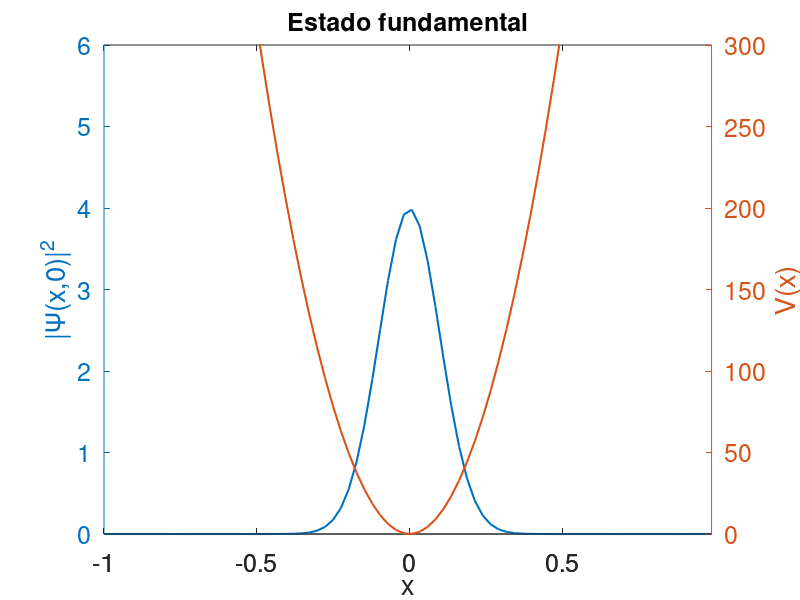
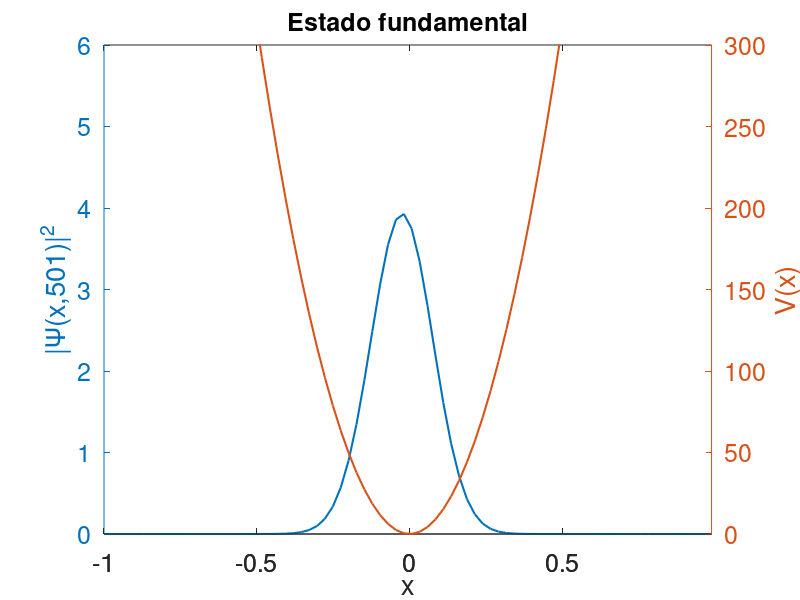
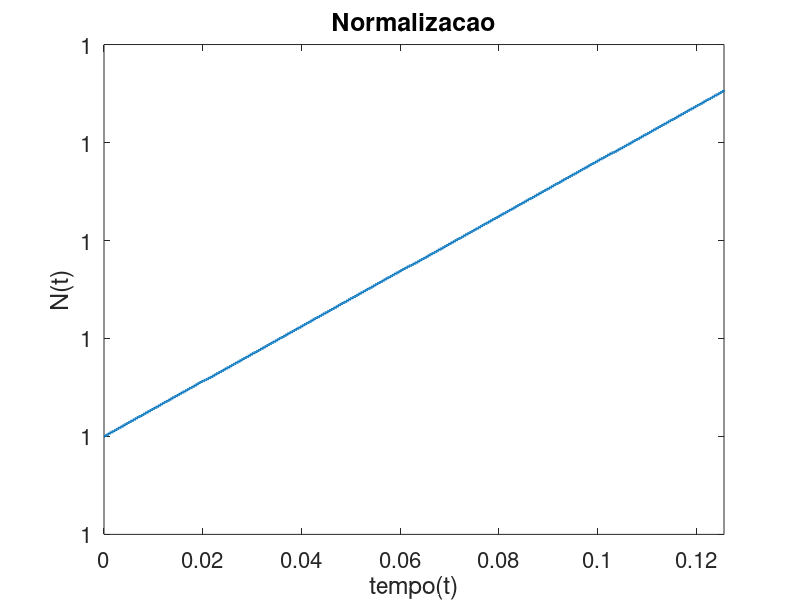
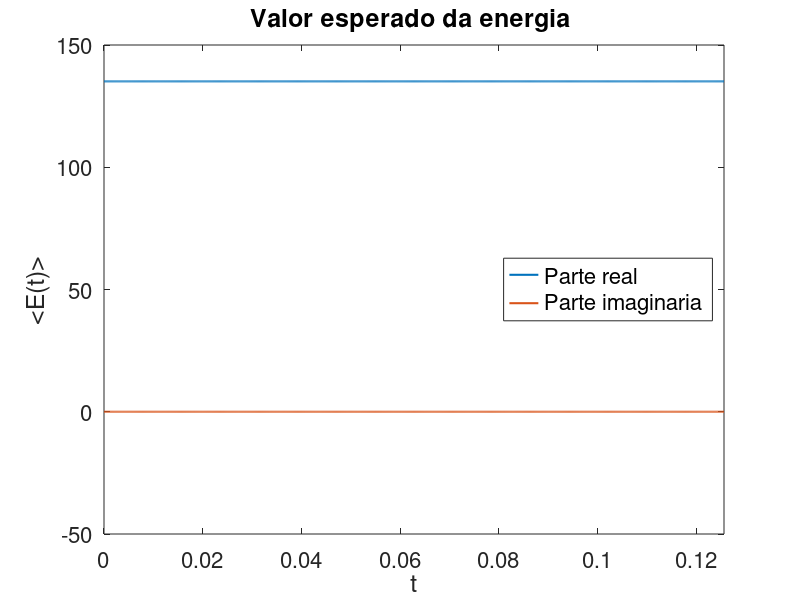

Write MATLAB code to recreate these figures, in order. (Note: a time limit stopped this script after it produced the figures.)
##############################################################
# Calcular a evolucao temporal do estado quantico Psi(x,t)
# sujeito a um potencial de oscilador harmonico unidimensional
##############################################################

clear;

function result = psi_n(n,m,w,h,x)
  
  % Solucoes psi_n(x) para a equacao de Schrodinger
  % independente do tempo em termos dos polinomios de Hermite

  cte = m*w/h;
  if n == 0
    result = (cte/pi)^(1/4)*exp(-(cte*(x).^2)/2); 
  elseif n == 1
    result = (cte/pi)^(1/4)*sqrt(2*cte)*x.*exp(-(cte*x.^2)/2); 
  else
    result = (cte/(4*pi))^(1/4)*(2*cte*x.^2-1).*exp(-(cte*x.^2)/2);
  endif
  
endfunction

function res = integracao_13simpson(f,dx,t,inicio,fim)
  
  % Integracao numerica pela regra 1/3 de simpson
  
  soma = f(inicio,t) + f(fim,t);
  for ii = inicio+1:fim-1
    if mod(ii,2) == 0 # Caso ii par
      soma = soma + 4*f(ii,t);
    else # Caso ii impar
      soma = soma + 2*f(ii,t);
    endif
  endfor
  res = (dx/3)*soma;
  
endfunction

## Definicoes iniciais
w = 50;              # Frequencia de oscilacao
T = 2*pi/w;          # Periodo
dt = 1e-4;           # Passo temporal
t = 0:dt:T;          # Vetor tempo
Nt = length(t);      # Numero de elementos do tempo
r = 0.075;           # Constante r
dx = sqrt(dt/(2*r)); # Passo da posicao
x = -1:dx:1;         # Vetor posicao
Nx = length(x);      # Numero de elementos da posicao
m = 1;               # Massa da particula
h = 1;               # Constante de Planck
k0 = 15;             # Numero de onda
Est = 0;             # Estado de Psi_n
onda_plana = true;   # Define se adiciona onda plana na condicao inicial

## Definicao da funcao de onda Psi(x,t)
Psi = zeros(Nx,Nt);
V = (m/2)*w^2*x.^2; # Potencial do oscilador harmonico
gradV = m*w^2*x;    # Gradiente do potencial

## Condicao inicial e de contorno
if onda_plana == false # Estado estacionario
  Psi(:,1) = psi_n(Est,m,w,h,x);
else # Adiciona onda plana no estado estacionario
  Psi(:,1) = psi_n(Est,m,w,h,x).*exp(i*k0*x);
endif
Psi(1,1) = Psi(Nx,1) = 0; # Condicao de contorno

## Partes real e imaginaria da funcao de onda
RePsi = real(Psi);               # Separar parte real de Psi
ImPsi = imag(Psi);               # Separar parte imaginaria de Psi
RePsi_12 = ImPsi_12 = zeros(Nx); # Definir vetores coluna para meio passo

## Calcular RePsi e ImPsi
for n = 1:Nt-1
  for ix = 2:Nx-1
    
    ## Calcular k1s
    k1R = -r*(ImPsi(ix+1,n)-2*ImPsi(ix,n)+ImPsi(ix-1,n))+V(ix)*ImPsi(ix,n)*dt;
    k1I = r*(RePsi(ix+1,n)-2*RePsi(ix,n)+RePsi(ix-1,n))-V(ix)*RePsi(ix,n)*dt;
    
    ## Atualizar meio passo
    RePsi_12(ix) = RePsi(ix,n) + k1R/2;
    ImPsi_12(ix) = ImPsi(ix,n) + k1I/2;
    
  endfor
  
  for ix = 2:Nx-1
    
    ## Calcular k2s
    k2R = -r*(ImPsi_12(ix+1)-2*ImPsi_12(ix)+ImPsi_12(ix-1))+V(ix)*ImPsi_12(ix)*dt;
    k2I = r*(RePsi_12(ix+1)-2*RePsi_12(ix)+RePsi_12(ix-1))-V(ix)*RePsi_12(ix)*dt;

    ## Atualizar passo
    RePsi(ix,n+1) = RePsi(ix,n) + k2R;
    ImPsi(ix,n+1) = ImPsi(ix,n) + k2I;
    
  endfor
endfor

## Redefinir funcao de onda complexa
Psi = complex(RePsi,ImPsi);
Psi2 = abs(Psi).^2; # |Psi|^2

## Calcular H*Psi e dPsi/dx
HRe = HIm = zeros(Nx,Nt);
dxPsi = zeros(Nx,Nt);
for n = 1:Nt
  for ix = 2:Nx-1
    HRe(ix,n) = -0.5*(RePsi(ix+1,n)-2*RePsi(ix,n)+RePsi(ix-1,n))/(dx^2) + V(ix)*RePsi(ix,n);
    HIm(ix,n) = -0.5*(ImPsi(ix+1,n)-2*ImPsi(ix,n)+ImPsi(ix-1,n))/(dx^2) + V(ix)*ImPsi(ix,n);
    dxPsi(ix,n) = (Psi(ix+1,n)-Psi(ix-1,n))/(2*dx);
  endfor
endfor
HPsi = complex(HRe,HIm);

## Calculo das integrais
CPsi_H_Psi = zeros(1,Nt);     # ConjPsi*H*Psi
CPsi_x_Psi = zeros(1,Nt);     # ConjPsi*x'*Psi
CPsi_p_Psi = zeros(1,Nt);     # ConjPsi*p*Psi
CPsi_gradV_Psi = zeros(1,Nt); # ConjPsi*V*Psi
N_t = zeros(1,Nt);            # Normalizacao
for it = 1:Nt
  CPsi_H_Psi(it) = integracao_13simpson(conj(Psi).*HPsi,dx,it,1,Nx);
  CPsi_x_Psi(it) = integracao_13simpson(conj(Psi).*x'.*Psi,dx,it,1,Nx);
  CPsi_p_Psi(it) = integracao_13simpson(conj(Psi)*(h/i).*dxPsi,dx,it,1,Nx);
  CPsi_gradV_Psi(it) = integracao_13simpson(conj(Psi).*gradV'.*Psi,dx,it,1,Nx);
  N_t(it) = integracao_13simpson(Psi2,dx,it,1,Nx);
endfor

## Calculo dos valores esperados
expv_E = CPsi_H_Psi./N_t;         # Valor esperado da energia
expv_x = CPsi_x_Psi./N_t;         # Valor esperado da posicao
expv_p = CPsi_p_Psi./N_t;         # Valor esperado do momento
expv_gradV = CPsi_gradV_Psi./N_t; # Valor esperado da derivada do potencial

## Derivadas temporais de <x> e <p>
dt_expv_x = dt_expv_p = zeros(1,Nt);
for n = 2:Nt-1
  dt_expv_x(n) = (expv_x(n+1) - expv_x(n-1))/(2*dt);
  dt_expv_p(n) = (expv_p(n+1) - expv_p(n-1))/(2*dt);
endfor

## Figura t=0
figure1 = figure(1,'position',[300 200 720 540]);
[Ax,h1,h2] = plotyy(x,Psi2(:,1),x,V);
xlabel('x','FontSize',18);
ylabel(Ax(1),'|\Psi(x,0)|^2','FontSize',18);
set(Ax(1),'ylim',[0 6]);
ylabel(Ax(2),'V(x)','FontSize',18);
set(Ax(2),'ylim',[0 300]);
set(Ax,'FontSize',18);
set(h2,'LineWidth',1.5);
set(h1,'LineWidth',1.5);
title('Estado fundamental','FontSize',18);

## Figura t=Nt
figure2 = figure(2,'position',[300 200 720 540]);
[Ax,h1,h2] = plotyy(x,Psi2(:,Nt),x,V);
xlabel('x','FontSize',18);
ylabel(Ax(1),'|\Psi(x,501)|^2','FontSize',18);
set(Ax(1),'ylim',[0 6]);
ylabel(Ax(2),'V(x)','FontSize',18);
set(Ax(2),'ylim',[0 300]);
set(Ax,'FontSize',18);
set(h2,'LineWidth',1.5);
set(h1,'LineWidth',1.5);
title('Estado fundamental','FontSize',18);

## Figura Normalizacao
figure3 = figure(3);
plot(t,N_t,'LineWidth',2);
xlim([0 t(Nt)]);
set(gca,'FontSize',16);
title('Normalizacao','FontSize',18);
xlabel('tempo(t)','FontSize',18);
ylabel('N(t)','FontSize',18);

## Figura <E>
figure4 = figure(4);
plot(t,real(expv_E),'LineWidth',1.5,...
     t,imag(expv_E),'LineWidth',1.5);
set(gca,'FontSize',16);
xlim([0 t(Nt)]);
xlabel('t','FontSize',18);
ylabel('<E(t)>','FontSize',18);
title('Valor esperado da energia ','FontSize',18);
h = legend('Parte real','Parte imaginaria','location','east');
set(h,'FontSize',16);

## Figura <x>
figure5 = figure(5);
plot(t,real(expv_x),'LineWidth',1.5,...
     t,imag(expv_x),'LineWidth',1.5);
set(gca,'FontSize',16);
xlim([0 t(Nt)]);
xlabel('t','FontSize',18);
ylabel('<x(t)>','FontSize',18);
title('Valor esperado da posicao','FontSize',18);
h = legend('Parte real','Parte imaginaria');
set(h,'FontSize',16);

## Figura d<x>/dt e <p>
figure6 = figure(6);
plot(t(2:Nt-1),dt_expv_x(2:Nt-1),'LineWidth',1.5,...
     t(2:Nt-1),expv_p(2:Nt-1),'LineWidth',1.5);
set(gca,'FontSize',16);
xlabel('t','FontSize',18);
ylabel('Valores','FontSize',18);
xlim([0 t(Nt)]);
title('Teorema de Ehrenfest Pt1','FontSize',18);
h = legend('d<x>/dt','<p>','location','north');
set(h,'FontSize',16);

## Figura d<p>/dt e -<gradV>
figure7 = figure(7);
plot(t,dt_expv_p,'LineWidth',1.5,...
     t,-expv_gradV,'LineWidth',1.5);
set(gca,'FontSize',16);
xlabel('t','FontSize',18);
ylabel('Valores','FontSize',18);
xlim([0 t(Nt)]);
title('Teorema de Ehrenfest Pt2','FontSize',18);
h = legend('d<p>/dt','-<gradV>','location','northwest');
set(h,'FontSize',16);

## Animacao
figure8 = figure(8);
count = 1;
for n = 1:(int16(Nt*0.016)):Nt
  [Ax,h1,h2] = plotyy(x,Psi2(:,n),x,V);
  xlabel('x','FontSize',16);
  ylabel(Ax(1),'|\Psi(x,t)|^2','FontSize',16);
  set(Ax(1),'ylim',[0 6]);
  #set(hAx(1),'YTick',[ymin:((ymax-ymin)/10):ymax]);
  ylabel(Ax(2),'V(x)','FontSize',16);
  set(Ax(2),'ylim',[0 300]);
  set(Ax(2),'YTick',[0:50:300]);
  title(['Tempo =' num2str(t(n),'%.4f')...
         ' Energia =' num2str(real(expv_E(n)),'%.1f')],...
         'FontSize',16);
  set(Ax,'FontSize',16);
  set(h2,'LineWidth',2);
  pause(1e-4);
  M(count) = getframe(figure8);
  delete(Ax); 
  delete(h1); 
  delete(h2);
  count = count + 1;
endfor
